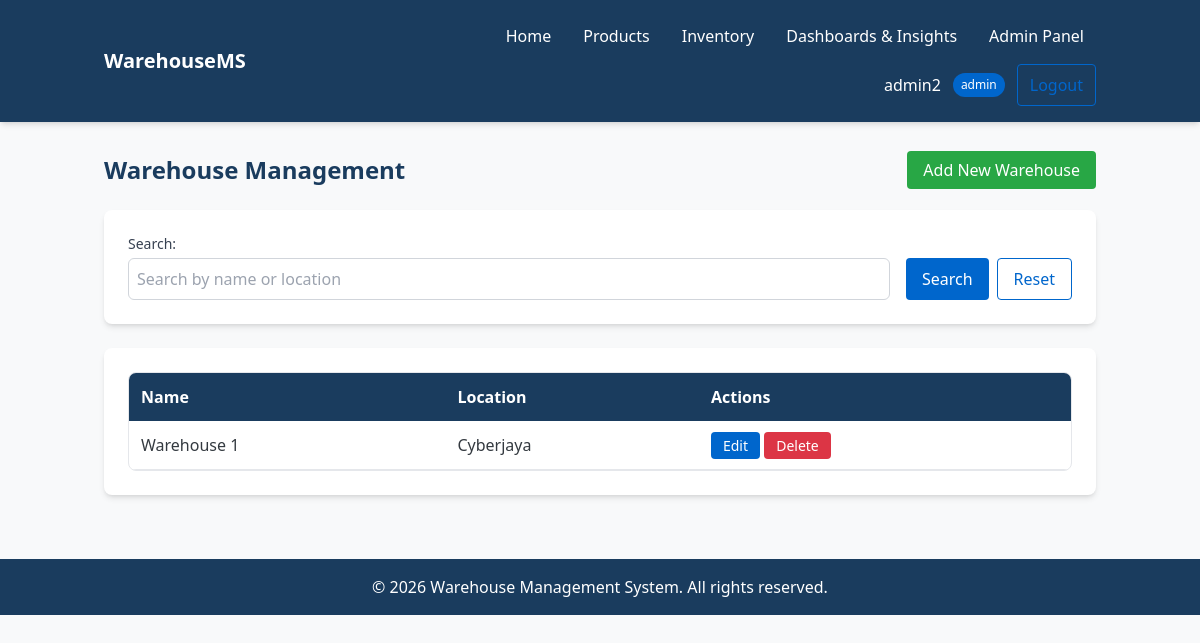
The app's page /home/admin-control-panel/warehouse-management/ (signed in) with its own data.
### users/models.py (models this page shows, shortened)
class UserModel(AbstractUser):
    ROLE_CHOICES = (
        ("admin", "Admin"),
        ("operator", "Operator"),
        ("manager", "Manager"),
    )
    role = models.CharField(
        max_length=20,
        choices=ROLE_CHOICES,
        default="operator"
    )
    warehouse = models.ForeignKey('inventory.WarehouseModel', on_delete=models.SET_NULL, null=True, blank=True)

### inventory/models.py (models this page shows, shortened)
class WarehouseModel(models.Model):
	name 					= models.CharField(max_length=100)
	location 				= models.CharField(max_length=255, blank=True)

### inventory/views.py (the view)
# urls.py: path('home/admin-control-panel/warehouse-management/', warehouse_management, name='warehouse-management'),
@login_required
@role_required(['admin', 'manager'])
def warehouse_management(request):
    warehouses = WarehouseModel.objects.all()
    search_query = request.GET.get('search', '')
    if search_query:
        warehouses = warehouses.filter(
            models.Q(name__icontains=search_query) |
            models.Q(location__icontains=search_query)
        )
    context = {
        'warehouses': warehouses,
        'search_query': search_query,
        'user': request.user
    }
    return render(request, 'warehouse_management.html', context)

### inventory/templates/warehouse_management.html (shortened to what this page needs)
{% extends 'base.html' %} {% block title %}Warehouse Management{% endblock %}
{% block content %}
<div class="page-header flex flex-col sm:flex-row justify-between items-center gap-4 mb-6">
    <h1 class="text-2xl font-bold text-primary">Warehouse Management</h1>
    <div class="add-button">
        <a href="{% url 'add-warehouse' %}" class="btn btn-success px-4 py-2 bg-success text-white rounded hover:bg-green-700 transition-all">Add New Warehouse</a>
    </div>
</div>
<div class="filter-section bg-white rounded-lg p-6 shadow-md mb-6">
    <form method="get" class="filter-form flex flex-col md:flex-row gap-4 items-end">
        <div class="filter-group flex-1 min-w-[200px]">
            <label for="search-filter" class="block text-sm font-medium text-gray-700 mb-1">Search:</label>
            <input type="text" id="search-filter" name="search" placeholder="Search by name or location"
                   class="filter-input w-full p-2 border border-gray-300 rounded-md focus:ring-2 focus:ring-secondary focus:border-transparent"
                   value="{% if request.GET.search %}{{ request.GET.search }}{% endif %}">
        </div>
        <div class="filter-actions flex gap-2">
            <button type="submit" class="btn btn-secondary px-4 py-2 bg-secondary text-white rounded hover:bg-blue-700 transition-all">Search</button>
            <a href="{% url 'warehouse-management' %}" class="btn btn-outline px-4 py-2 border border-secondary text-secondary rounded hover:bg-secondary hover:text-white transition-all">Reset</a>
        </div>
    </form>
</div>
<div class="warehouse-container bg-white rounded-lg p-6 shadow-md">
    <div class="table-container overflow-auto max-h-[600px] border border-gray-200 rounded-lg">
        <table class="w-full">
            <thead class="bg-primary text-white">
                <tr>
                    <th class="p-3 text-left">Name</th>
                    <th class="p-3 text-left">Location</th>
                    <th class="p-3 text-left">Actions</th>
                </tr>
            </thead>
            <tbody>
                {% for warehouse in warehouses %}
                <tr class="border-b hover:bg-gray-50">
                    <td class="p-3">{{ warehouse.name }}</td>
                    <td class="p-3">{{ warehouse.location|default:"N/A" }}</td>
                    <td class="p-3">
                        <a href="{% url 'edit-warehouse' warehouse.id %}" class="btn btn-sm btn-secondary px-3 py-1 bg-secondary text-white rounded text-sm hover:bg-blue-700 transition-all">Edit</a>
                        <a href="{% url 'delete-warehouse' warehouse.id %}" class="btn btn-sm btn-danger px-3 py-1 bg-danger text-white rounded text-sm hover:bg-red-700 transition-all" onclick="return confirm('Are you sure you want to delete {{ warehouse.name }}? This action cannot be undone.')">Delete</a>
                    </td>
                </tr>
                {% empty %}
                <tr>
                    <td colspan="3" class="p-3 text-center text-gray-500 italic">No warehouses found. Add your first warehouse!</td>
                </tr>
                {% endfor %}
            </tbody>
        </table>
    </div>
</div>
{% endblock %}

### inventory/templates/base.html (shortened to what this page needs)
<!doctype html>
<html lang="en">
  <head>
    {% load static %}
    <link rel="stylesheet" href="{% static 'css/styles.css' %}">
  </head>
  <body class="bg-light text-dark font-sans">
    <header class="bg-primary text-white py-4 shadow-md">
      <div class="container mx-auto px-4">
        <div class="flex flex-col md:flex-row justify-between items-center gap-4">
          <p class="logo flex items-center text-xl font-semibold">WarehouseMS</p>
          <nav class="flex flex-wrap justify-center md:justify-end items-center gap-2">
            <a href="{% url 'home' %}" class="nav-link px-3 py-2 rounded transition-all hover:bg-white/10 {% if request.resolver_match.url_name == 'home' %}bg-secondary{% endif %}">Home</a>
            <a href="{% url 'products' %}" class="nav-link px-3 py-2 rounded transition-all hover:bg-white/10 {% if request.resolver_match.url_name == 'products' %}bg-secondary{% endif %}">Products</a>
            <a href="{% url 'inventory' %}" class="nav-link px-3 py-2 rounded transition-all hover:bg-white/10 {% if request.resolver_match.url_name == 'inventory' %}bg-secondary{% endif %}">Inventory</a>
            <a href="{% url 'insights' %}" class="nav-link px-3 py-2 rounded transition-all hover:bg-white/10 {% if request.resolver_match.url_name == 'insights' %}bg-secondary{% endif %}">Dashboards & Insights</a>
            {% if user.is_authenticated %}
            {% if user.role == 'admin' or user.role == 'manager' %}
            <a href="{% url 'admin-control-panel' %}" class="nav-link px-3 py-2 rounded transition-all hover:bg-white/10 {% if request.resolver_match.url_name == 'admin-control-panel' %}bg-secondary{% endif %}">Admin Panel</a>
            {% endif %}
            <div class="user-info flex items-center gap-3 ml-4">
              <span class="hidden sm:inline">{{ user.username }}</span>
              <span class="user-role bg-secondary text-white px-2 py-1 rounded-full text-xs font-medium">{{ user.role }}</span>
              <a href="{% url 'logout' %}" class="btn btn-secondary px-3 py-2 rounded border border-secondary text-secondary hover:bg-secondary hover:text-white transition-all">Logout</a>
            </div>
            {% else %}
            <a href="{% url 'login' %}" class="btn btn-primary px-3 py-2 rounded bg-secondary text-white hover:bg-blue-700 transition-all">Login</a>
            {% endif %}
          </nav>
        </div>
      </div>
    </header>
    <main class="py-8 min-h-[calc(100vh-120px)]">
      <div class="container mx-auto px-4">
        {% block content %}{% endblock %}
      </div>
    </main>
    <footer class="bg-primary text-white py-4 text-center mt-8">
      <div class="container mx-auto px-4">
        <p>&copy; 2026 Warehouse Management System. All rights reserved.</p>
      </div>
    </footer>
  </body>
</html>

### records on screen
UserModel: username "admin2", role "admin"
WarehouseModel: name "Warehouse 1", location "Cyberjaya"
